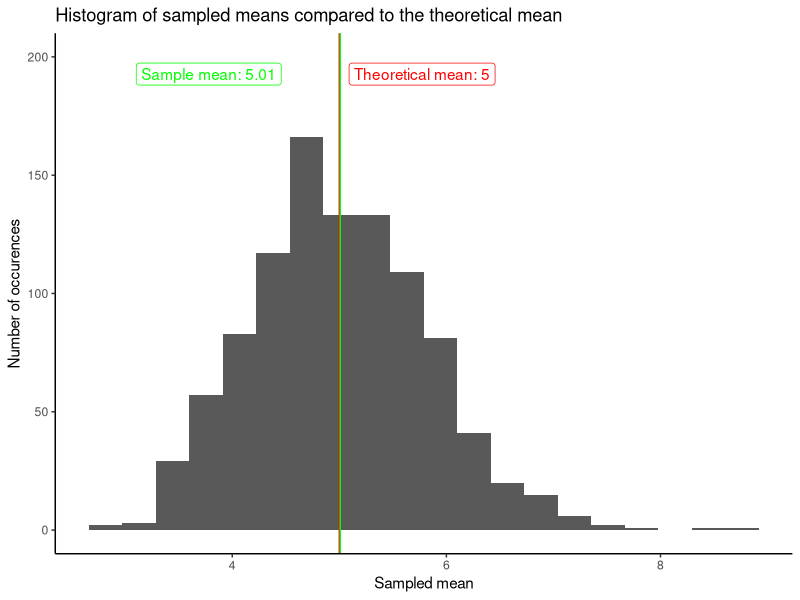
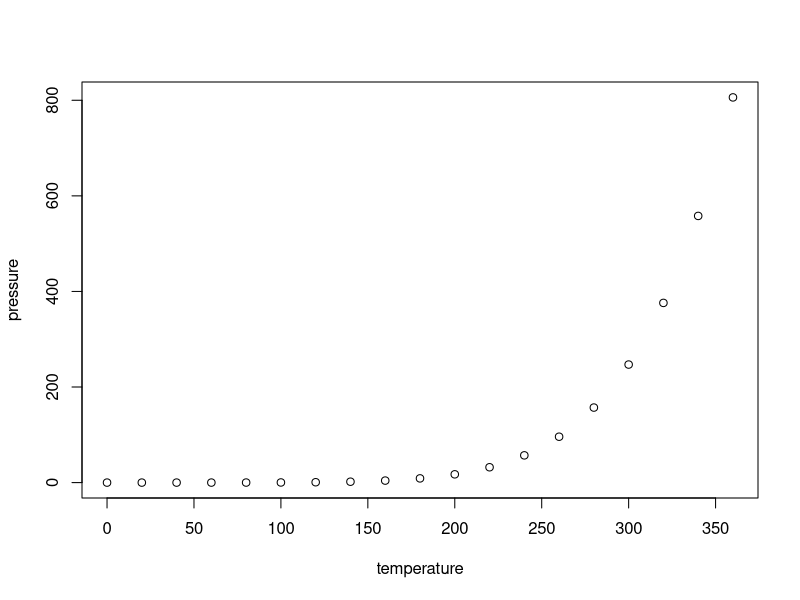

The R source for these figures, in order:
## ---- chunk 1
set.seed(2612)
library(tidyverse)

# given by the assignment
lambda <- 0.2

# number of exponential distributions to use in simulations
n_of_distributions <- 40

#number of simulations
number_of_simulations <- 1000 

#Running the simulations
simulations <- replicate(number_of_simulations, 
                         rexp(n_of_distributions, lambda))
glimpse(simulations)
## ---- chunk 2

theoretical_mean <- 1/lambda
paste0('Theoretical mean: ', theoretical_mean)

## ---- chunk 3

simluated_means <- apply(simulations, 2, mean)

mean_of_sampled_means <- mean(simluated_means)
paste0('Sample mean: ', mean_of_sampled_means)

## ---- chunk 4
library(ggrepel)
ggplot() + 
  geom_histogram(aes(x = simluated_means), bins = 20) + 
  geom_vline(xintercept = theoretical_mean, color = 'red') + 
  geom_label_repel(aes(x = theoretical_mean + 1, y = 200, 
                 label = paste0('Theoretical mean: ', round(theoretical_mean,2))),
             color = 'red') +
  geom_vline(xintercept = mean_of_sampled_means, color = 'green') +
  geom_label_repel(aes(x = mean_of_sampled_means - 1, y = 200, 
                       label = paste0('Sample mean: ', round( mean_of_sampled_means,2))),
                   color = 'green') + 
  theme_classic() +
  labs(title = 'Histogram of sampled means compared to the theoretical mean',
       y = 'Number of occurences',
       x = 'Sampled mean')

## ---- chunk 5
plot(pressure)
